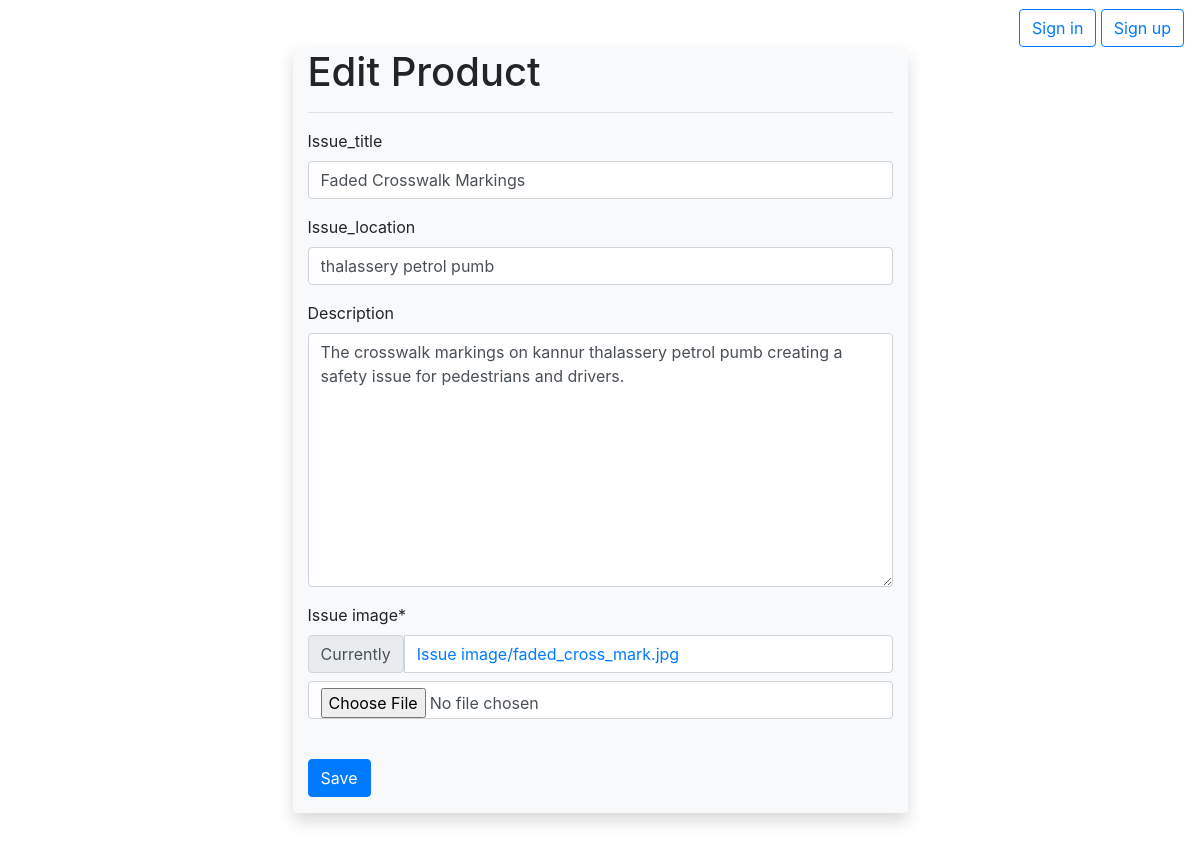
/issue/edit/2, run on the app's committed database.
### user/models.py (models this page shows, shortened)
class Report(models.Model):
    user = models.ForeignKey(
        to=UserExtra,
        on_delete=models.SET_NULL,
        null=True
    )
    issue_title = models.CharField(
        verbose_name="issue_title",
        null=True,
        blank=True,
        max_length=100
    )
    location = models.CharField(
        verbose_name="issue_location",
        max_length=1000,
        null=True,
        blank=True
    )
    description = models.TextField(
        max_length=1000,
        null=True,
        blank=True
    )
    report_date = models.DateTimeField(auto_now_add=True)
    issue_status = models.CharField(
        verbose_name="issue_status",
        choices=(
        ('0','pending'),
        ('1','solved'),
        ('2','closeCase'),
        ('3','rejected')
        ),
        default='0'
        ,
        max_length=1
    )
    issue_image = models.ImageField(
        max_length=300,
        upload_to="Issue image"
    )
    vote_count = models.PositiveIntegerField(default=0)

### user/views.py (the view)
# urls.py: path('issue/edit/<int:id>',edit,name='user_edit'),
def edit(request,id):
    report = Report.objects.get(pk=id)
    if request.method == 'POST':
        form = ReportForm(data=request.POST,files=request.FILES,instance=report)
        if form.is_valid():
            obj = form.save(commit=False)
            obj.user = UserExtra.objects.get(user=request.user)
            obj.save()
            return redirect('user_history')
    else:
        form = ReportForm(instance=report)
    return render(request,'user/edit.html',{'form': form})

### user/forms.py
class ReportForm(forms.ModelForm):
    class Meta:
        model = Report
        exclude = ('user','issue_status','vote_count','issue','solved_image',)

### user/templates/user/edit.html (shortened to what this page needs)
{% extends 'user/shared/base.html' %}
{% load crispy_forms_tags  %}
{% block main %}
   <div class="row my-5">
        <div class="col-6 offset-3 shadow rounded bg-light">
            <h1>Edit Product</h1>
            <hr>
            <form action="" method="post" enctype="multipart/form-data">
                {{ form | crispy }}
                <br>
                <div class="form-group">
                    <button class="btn btn-primary">Save</button>
                </div>
            </form>
        </div>
   </div>
{% endblock main %}

### data on the page
Report: issue_title "Faded Crosswalk Markings", location "thalassery petrol pumb", description "The crosswalk markings on kannur thalassery petrol pumb creating a safety issue for pedestrians and drivers."
